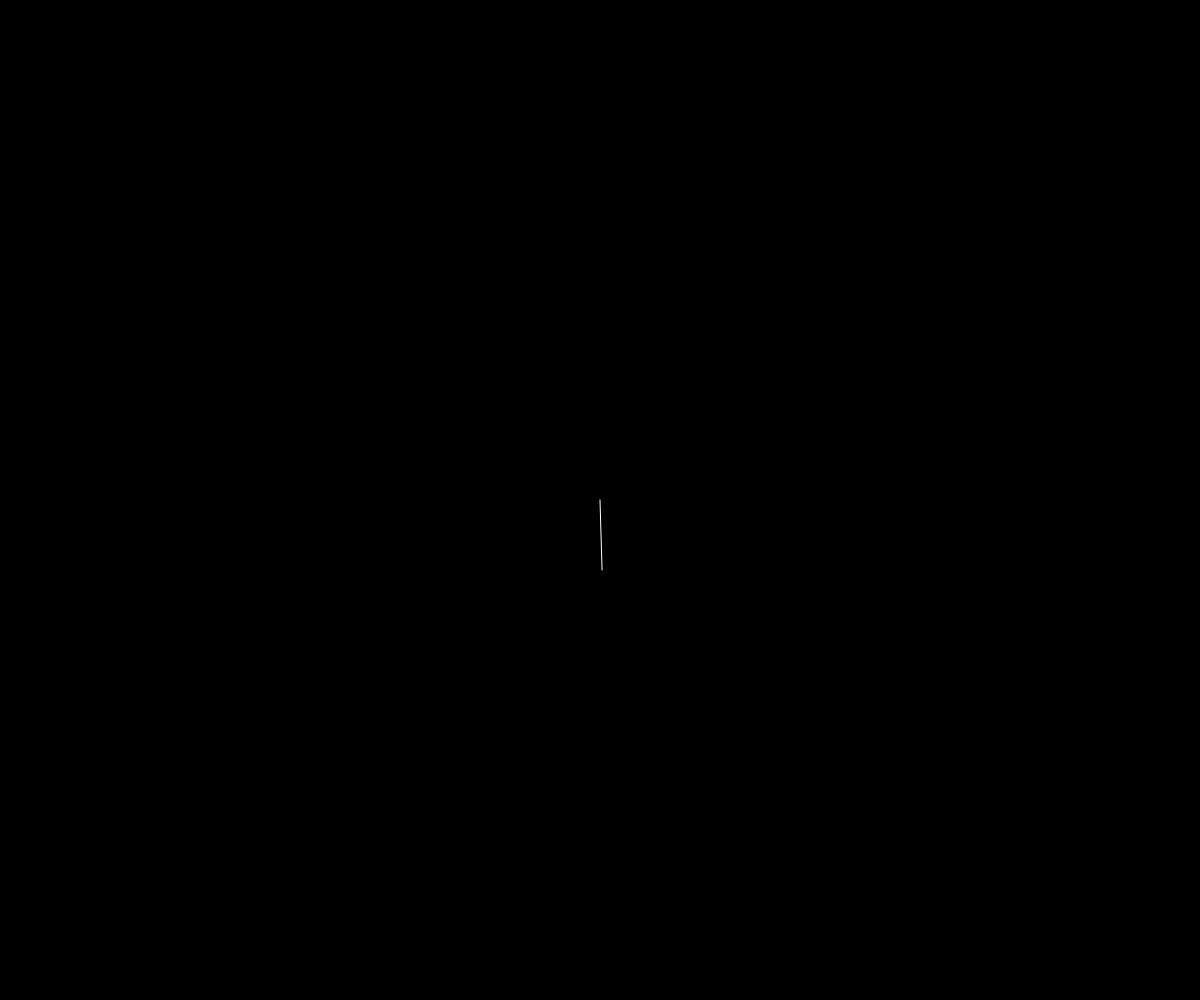
Frame 1 (no input)
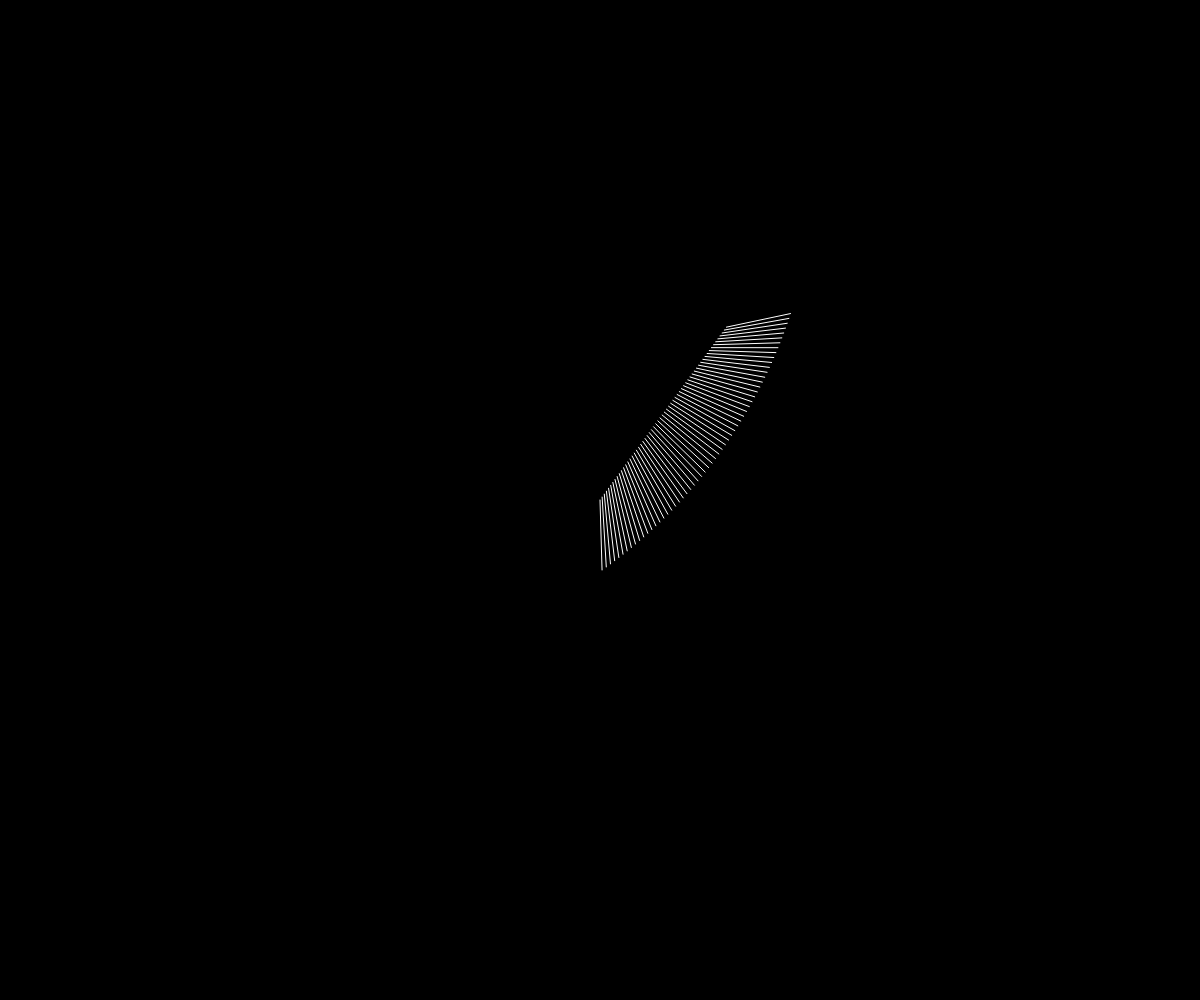
Frame 60 (no input)
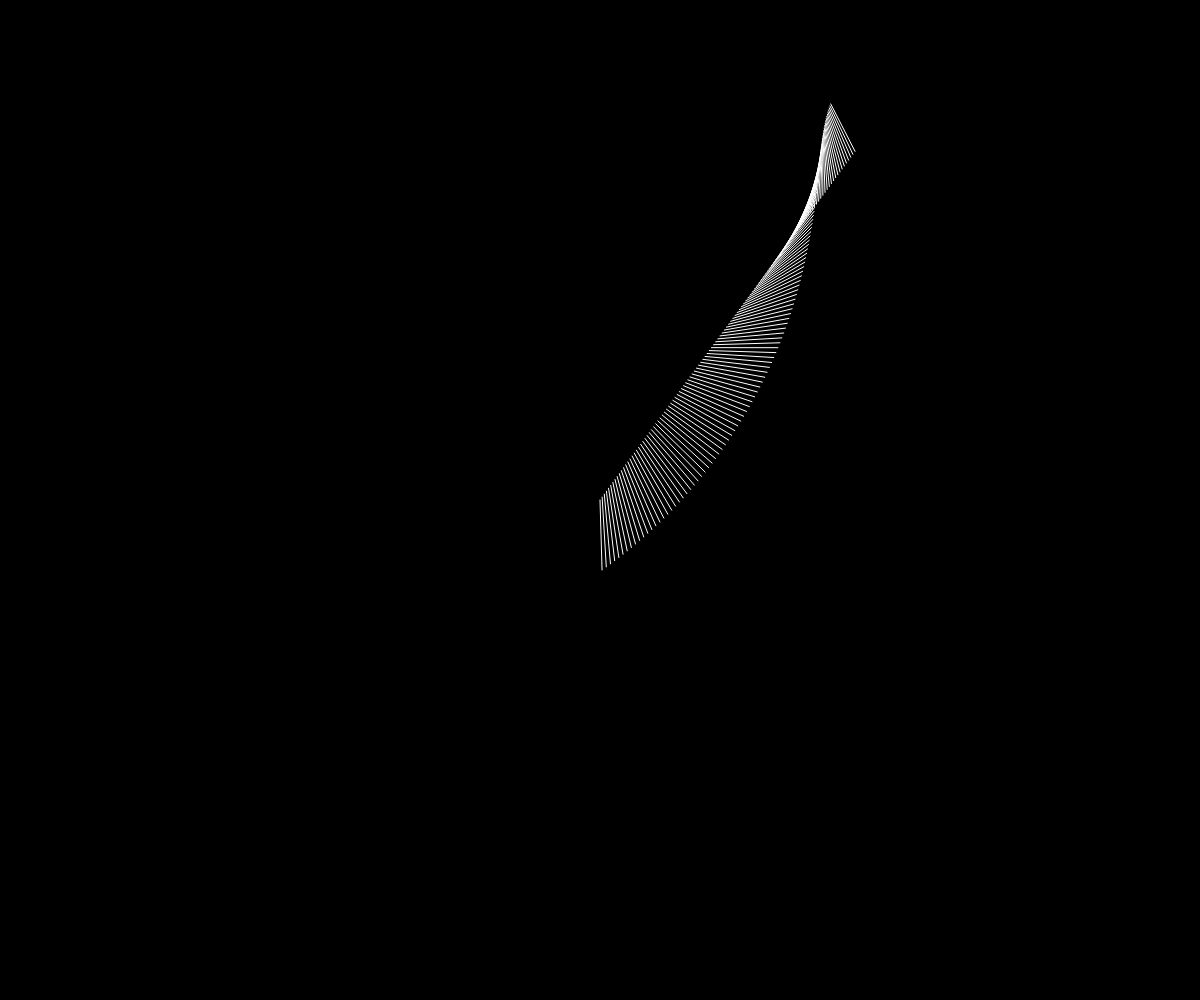
Frame 120 (the mouse pressed at the canvas centre since frame 60)

The p5.js sketch that drew these frames (run headless with seeded random() and noise() and a simulated clock; from frame 60 on, the mouse is pressed at the canvas centre):

// p5.js sketch
// ── sketch.js
var x;
var y;
var vx;
var vy;
var seeder;
/* The seeder variable allows you to recreate the random numbers if you want to */

function setup() {
  createCanvas(windowWidth, windowHeight);
  background(0);
  x = width / 2;
  y = height / 2;
  vx = random(-5, 5);
  vy = random(-5, 5);
  seeder = random(100000);
  randomSeed(seeder);
  console.log(seeder);
  
}

function draw() {
  //background(0);
  //ellipse(x,y,20,20);
  
  var dx = x + sin(frameCount/30)* 50;
  var dy = y + cos(frameCount/30)* 50;
  //ellipse(dx,dy, 10,10);
  var ex = dx + sin(frameCount/50)* 20;
  var ey = dy + cos(frameCount/50)* 20;
  //ellipse(ex,ey, 10,10);
  stroke(255);
  line(ex,ey,x,y);
  x += vx;
  y += vy;
  if( x >= width - 50 || x <= 50){ vx = - vx }
  if( y >= height -50 || y <= 50){ vy = -vy }
}
